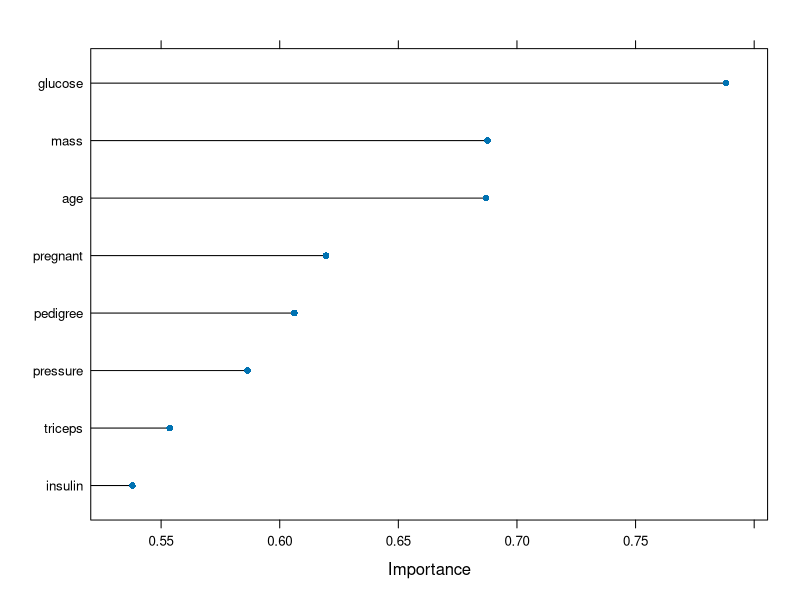

The R script that drew this image:
# ensure results are repeatable
set.seed(7)
install.packages("pROC")
# load the library
library(mlbench)
library(caret)
# load the dataset
data(PimaIndiansDiabetes)
PimaIndiansDiabetes
dim(PimaIndiansDiabetes)
# prepare training scheme
control <- trainControl(method="repeatedcv", number=10, repeats=3)
control$savePredictions

# train the model
model <- train(diabetes~., data=PimaIndiansDiabetes, method="lvq", preProcess="scale", trControl=control)
# estimate variable importance
importance <- varImp(model, scale=FALSE)
# summarize importance
print(importance)
# plot importance
plot(importance)
